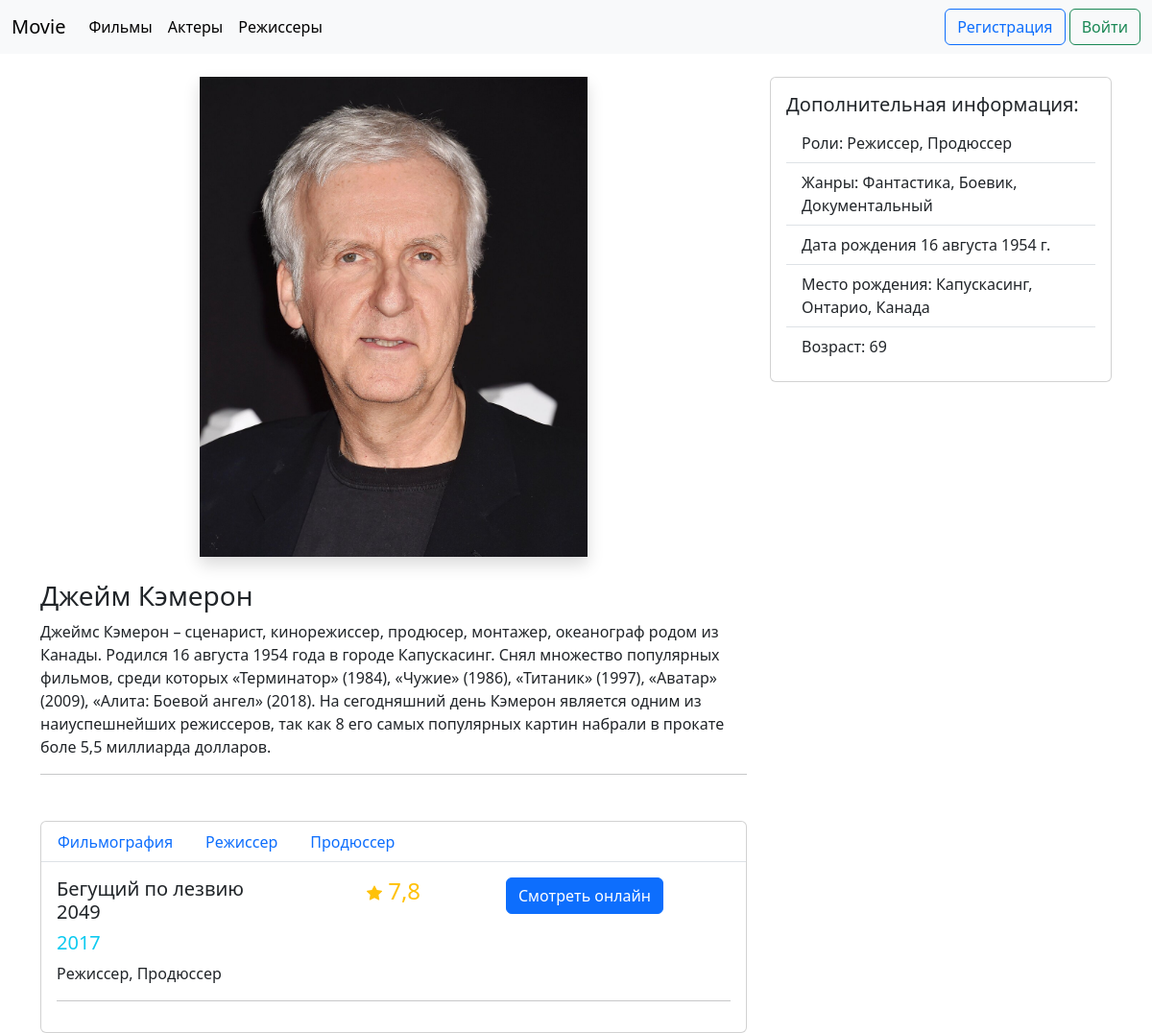
The page /persons/dzheym_kemeron?filter=4 on the database its author committed.
### movie_app/models.py (models this page shows, shortened)
class Person(models.Model):
    MALE = 'M'
    FEMALE = 'F'
    GENDERS = [
        (MALE, 'Мужчина'),
        (FEMALE, 'Женщина')
    ]
    name = models.CharField(max_length=30)
    gender = models.CharField(choices=GENDERS, max_length=1)
    description = models.TextField()
    date_born = models.DateField()
    place_born = models.CharField(max_length=100)
    img = models.ImageField(upload_to='person_photo/%Y/%m/%d')
    slug = models.SlugField(null=True, blank=True)
    genre = models.ManyToManyField(Genre)
    type_person = models.ManyToManyField(TypePerson)
    def get_url(self):
        return reverse('about_person', args=[self.slug])
    @property
    def all_films(self):
        return self.movie_set.all()
    @property
    def age(self):
        now_year = date.today().year
        return now_year - self.date_born.year

class TypePerson(models.Model):
    name = models.CharField(max_length=30)
    def __str__(self):
        return self.name

class Genre(models.Model):
    name = models.CharField(max_length=30)
    def __str__(self):
        return self.name

class Movie(models.Model):
    MPAA_G = 'G'
    MPAA_PG = 'PG'
    MPAA_PG13 = 'PG13'
    MPAA_R = 'R'
    MPAA_NC13 = 'NC17'
    RATING_MPAA = [
        (MPAA_G, 'Рейтинг G — Нет возрастных ограничений'),
        (MPAA_PG, 'Рейтинг PG — Рекомендуется присутствие родителей'),
        (MPAA_PG13, 'Рейтинг PG-13 — Детям до 13 лет просмотр не желателен'),
        (MPAA_R, 'Рейтинг R — Лицам до 17 лет обязательно присутствие взрослого'),
        (MPAA_NC13, 'Рейтинг NC-17 — Лицам до 18 лет просмотр запрещен')
    ]
    name = models.CharField(max_length=50)
    tagline = models.CharField(max_length=200, default='-')
    description = models.TextField(null=True)
    img = models.ImageField(upload_to='movie_photos/%Y/%m/%d', null=True, blank=True)
    trailer = models.FileField(upload_to='movie_video_trailer/%Y/%m/%d', null=True, blank=True)
    video = models.FileField(upload_to='movie_video/%Y/%m/%d', null=True, blank=True)
    slug = models.SlugField(null=True, blank=True)
    country = models.ForeignKey(Country, on_delete=models.PROTECT)
    genre = models.ManyToManyField(Genre)
    persons = models.ManyToManyField(Person, through='MoviePerson')
    budget = models.IntegerField(null=True, blank=True)
    fees = models.IntegerField(null=True, blank=True)
    data_release = models.IntegerField()
    world_rating = models.FloatField(null=True, blank=True)
    user_rating = models.FloatField(null=True, blank=True)
    rating_mpaa = models.CharField(max_length=4, choices=RATING_MPAA)
    rewards = models.ManyToManyField(Reward, null=True, blank=True)
    class Meta:
        ordering = ['-id']
    def get_url(self):
        return reverse('about_movie', args=[self.slug])
    @property
    def current_user_rating(self):
        return self.user_rating

### movie_app/views.py (the view)
# urls.py: path('persons/<slug:slug_person>', views.AboutPerson.as_view(), name='about_person'),
class AboutPerson(DetailView):
    model = models.Person
    template_name = 'detail_person.html'
    context_object_name = 'person'
    slug_url_kwarg = 'slug_person'
    def get_context_data(self, **kwargs):
        context = super().get_context_data(**kwargs)
        all_movies_with_types = {}
        if self.request.GET:
            movies = self.object.all_films.filter(movieperson__type_person=self.request.GET['filter'])
            context['selected_type'] = self.request.GET['filter']
        else:
            movies = self.object.all_films
        for movie in movies:
            types_person = []
            for type_p in movie.movieperson_set.filter(person_id=self.object):
                types_person.append(type_p.type_person)
            all_movies_with_types[movie] = types_person
        context['all_movies'] = all_movies_with_types
        context['types_person'] = self.object.type_person.all()
        return context

### movie_app/templates/detail_person.html (shortened to what this page needs)
{% extends 'detail_base.html' %}
{% block main_content %}
    <div class="text-center mb-4"><img src='{{ person.img.url }}' class="img-fluid shadow" style="height: 500px">
    </div>
        <h3 class="mt-2">{{ person.name }}</h3>
        <p>{{ person.description }}</p>
    <hr class="mb-4">
{% endblock %}
{% block additional_information %}
        <div class='card'>
        <div class='card-body'>
            <h5 class='card-title'>Дополнительная информация:</h5>
            <ul class="list-group list-group-flush">
                <li class="list-group-item">Роли:
                    {% for type_person in types_person %}
                	{% if forloop.last %}
                        {{ type_person }}
                        {% else %}
                        {{ type_person }},
                    {% endif %}
                    {% endfor %}
                </li>
                <li class="list-group-item">Жанры:
                {% for genre in person.genre.all %}
                    {% if forloop.last %}
                    {{ genre }}
                    {% else %}
                	{{ genre }},
                    {% endif %}
                {% endfor %}
                </li>
                <li class="list-group-item">Дата рождения {{ person.date_born }}</li>
                <li class="list-group-item">Место рождения: {{ person.place_born }}</li>
                <li class="list-group-item">Возраст: {{ person.age }}</li>
            </ul>
        </div>
    </div>
{% endblock %}
{% block additional_block %}
    <div class='card'>
      <ul class="nav nav-tabs">
          <li class="nav-item">
        <a class="nav-link" aria-current="page" href="{{ person.get_url }}">Фильмография</a>
      </li>
          {% for type in types_person %}
              {% if type.name == person.selected_type %}
                  <li class="nav-item">
                <a class="nav-link active" aria-current="page" href="?filter={{ type.pk }}">{{ type.name }}</a>
                </li>
                  {% else %}
                  <li class="nav-item">
            <a class="nav-link" aria-current="page" href="?filter={{ type.pk }}">{{ type.name }}</a>
            </li>
              {% endif %}
          {% endfor %}
        </ul>
      <div class='card-body'>
          {% for movie, types_person in all_movies.items %}
              <div class='row g-0'>
          <div class='col'>
            <h5>{{ movie.name }}</h5>
          <h5 class="text-info">{{ movie.data_release }}</h5>
            <p>
                {% for i in types_person %}
                    {% if forloop.last %}
                        {{ i }}
                    {% else %}
                        {{ i }},
                    {% endif %}
                  {% endfor %}
            </p>
          </div>
          <div class='col text-center'>
             <h4 class='text-warning'>
                 {{ movie.world_rating }}
                  </h4>
          </div>
          <div class='col'>
          <a class='btn btn-primary' href='{{ movie.get_url }}'>Смотреть онлайн</a>
          </div>
          <hr>
        </div>
          {% endfor %}
      </div>
    </div>
{% endblock %}

### rows shown on the page
Person: img (picture), name "Джейм Кэмерон", description "Джеймс Кэмерон – сценарист, кинорежиссер, продюсер, монтажер, океанограф родом из Канады. Родился 16 августа 1954 года в городе Капускасинг. Снял множество популярных фильмов, среди которых «Терминатор» (1984), «Чужие» (1986), «Титаник» (1997), «Аватар» (2009), «Алита: Боевой ангел» (2018). На сегодняшний день Кэмерон является одним из наиуспешнейших режиссеров, так как 8 его самых популярных картин набрали в прокате боле 5,5 миллиарда долларов.", date_born "16 августа 1954 г.", place_born "Капускасинг, Онтарио, Канада", age "69"
TypePerson: name "Режиссер"
TypePerson: name "Продюссер"
Genre: name "Фантастика"
Genre: name "Боевик"
Genre: name "Документальный"
Movie: name "Бегущий по лезвию 2049", data_release "2017", world_rating "7,8"
